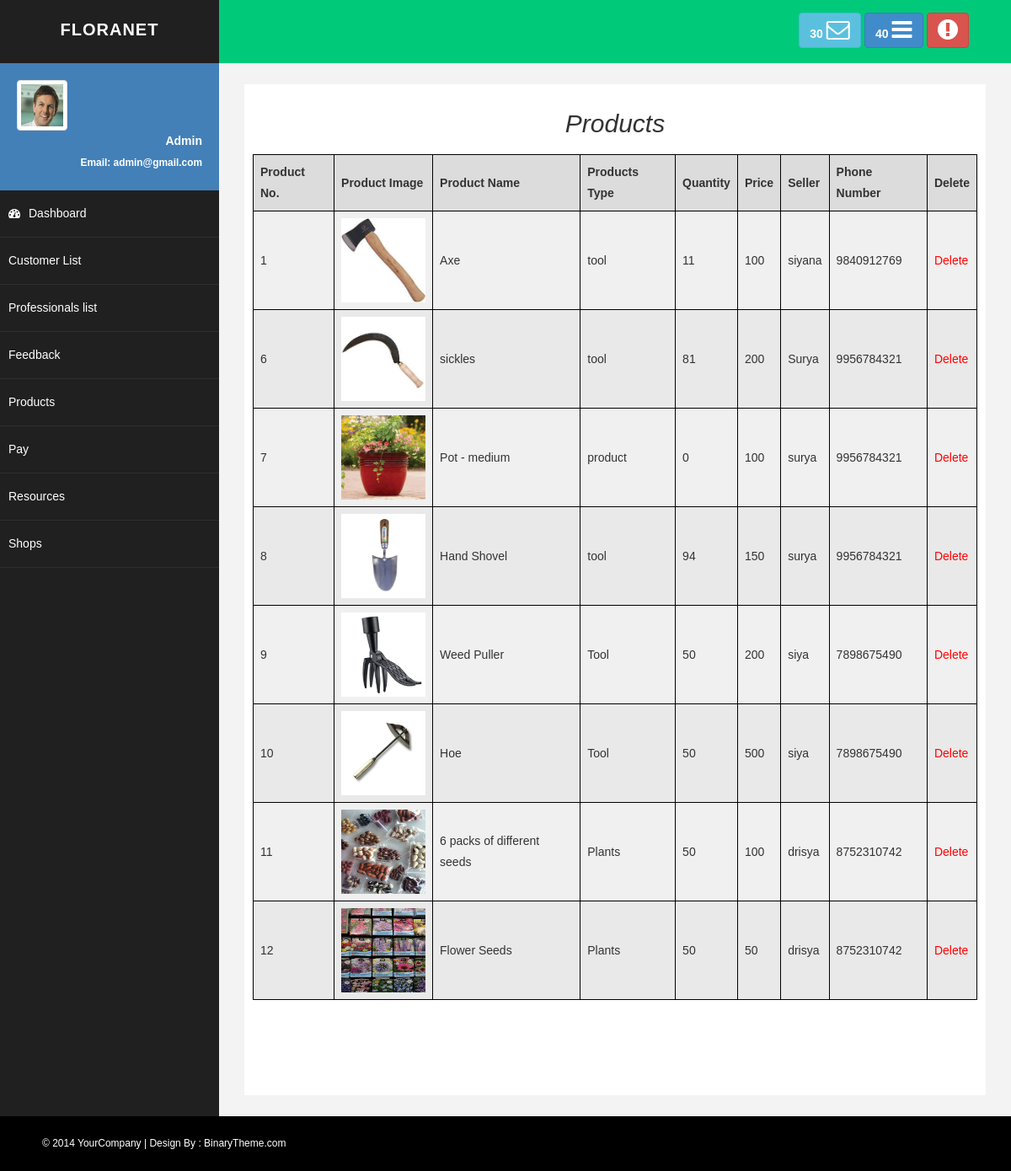
Page /product_list/ on the committed database.
### garden_app/models.py (models this page shows, shortened)
class products(models.Model):
    img=models.ImageField(blank=True,null=True)
    prod_name=models.CharField(max_length=100)
    prod_type=models.CharField(max_length=100)
    quantity=models.IntegerField()
    price=models.CharField(max_length=100)
    seller_name=models.CharField(max_length=100)
    seller_phone = models.CharField(max_length=10)

### garden_app/views.py (the view)
# urls.py: path('product_list/',views.product_list,name='product_list'),
def product_list(request):
    prod = products.objects.all()
    return render(request,'product_list.html',{'prod':prod})

### garden_app/templates/product_list.html (shortened to what this page needs)
{% extends 'admin_dash.html' %}
{% block content %}
<!DOCTYPE html>
<html lang="en">
<head>
</head>
<body>
    <h2>Products</h2>
    <table>
        <thead>
            <tr>
                <th scope="col">Product No.</th>
                <th scope="col">Product Image</th>
                <th scope="col">Product Name</th>
                <th scope="col">Products Type</th>
                <th scope="col">Quantity</th>
                <th scope="col">Price</th>
                <th scope="col">Seller</th>
                <th scope="col">Phone Number</th>
                <th scope="col">Delete</th>
            </tr>
        </thead>
        <tbody>
        {% for p in prod %}
        <tr>
            <td>{{ p.id }}</td>
            <td> <img src="{{p.img.url}}" width="100" height="100"></td>
            <td>{{ p.prod_name }}</td>
            <td>{{ p.prod_type }}</td>
            <td>{{ p.quantity }}</td>
            <td>{{ p.price }}</td>
            <td>{{ p.seller_name }}</td>
            <td>{{ p.seller_phone }}</td>
            <td><a class="delete-link" href="/delete_prod/{{ p.id }}">Delete</a></td>
        </tr>
        {% endfor %}
        </tbody>
    </table>
</body>
</html>
{% endblock %}

### garden_app/static/asset/css/basic.css (style rules this page uses)
body { font-family: 'Open Sans', sans-serif; line-height:25px; }

### garden_app/templates/product_list.html (style rules this page uses)
body { background-color: #c9f0cc; font-family: Arial, sans-serif; display: block; }
h2 { text-align: center; font-style: italic; }
table { border: 1px dotted black; width: 100%; border-collapse: collapse; background-color: #f0f0f0; margin-top: 20px; }
th, td { border: 1px solid black; padding: 8px; text-align: left; }
th { background-color: #dcdcdc; }
tbody tr:nth-child(even) { background-color: #e9e9e9; }
.delete-link { color: red; text-decoration: none; }

### rows in the picture
products: id "1", img (picture), prod_name "Axe", prod_type "tool", quantity "11", price "100", seller_name "siyana", seller_phone "9840912769"
products: id "6", img (picture), prod_name "sickles", prod_type "tool", quantity "81", price "200", seller_name "Surya", seller_phone "9956784321"
products: id "7", img (picture), prod_name "Pot - medium", prod_type "product", quantity "0", price "100", seller_name "surya", seller_phone "9956784321"
products: id "8", img (picture), prod_name "Hand Shovel", prod_type "tool", quantity "94", price "150", seller_name "surya", seller_phone "9956784321"
products: id "9", img (picture), prod_name "Weed Puller", prod_type "Tool", quantity "50", price "200", seller_name "siya", seller_phone "7898675490"
products: id "10", img (picture), prod_name "Hoe", prod_type "Tool", quantity "50", price "500", seller_name "siya", seller_phone "7898675490"
products: id "11", img (picture), prod_name "6 packs of different seeds", prod_type "Plants", quantity "50", price "100", seller_name "drisya", seller_phone "8752310742"
products: id "12", img (picture), prod_name "Flower Seeds", prod_type "Plants", quantity "50", price "50", seller_name "drisya", seller_phone "8752310742"
